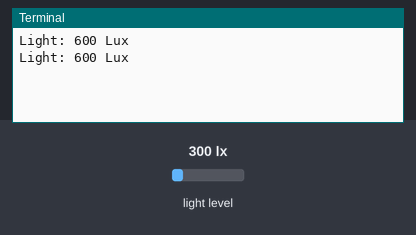
A program run on a simulated Raspberry Pi (header pin numbers). Shown: the last lines printed to the terminal. The test bench sets the inputs (shaded band); at power-on: light level 300 lx.

Above: at 1.2 s.
1.3 s: light level set to 40 lx
At 2.4 s:
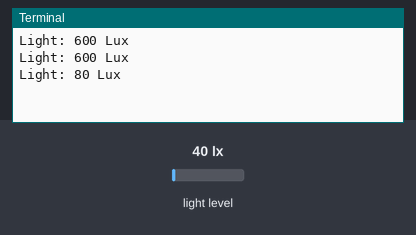
2.8 s: light level set to 500 lx
At 3.8 s:
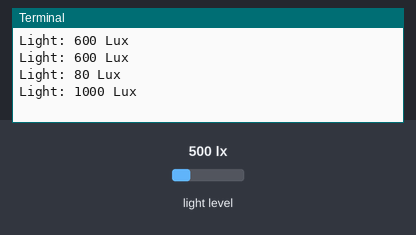
Timing chart, 0 to 5.8 s (numbered marks = the images above; inputs shaded):
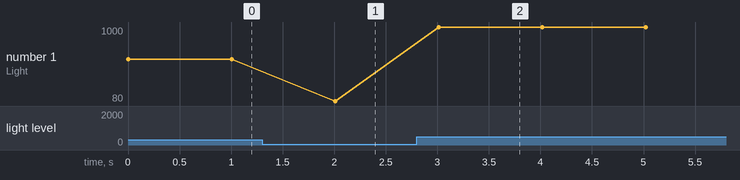

Measured:
- after the input at 1.3 s, the terminal: prints a new line after 0.71 s (image 1)
- after the input at 2.8 s, the terminal: prints a new line after 0.21 s (image 2)
- plotted number 1: 600 → 80 after the input at 1.3 s, 80 → 1000 after the input at 2.8 s

The program:

light_sensor.py
```python
import time
import RPi.GPIO as GPIO
import smbus

GPIO.setmode(GPIO.BOARD)
GPIO.setwarnings(False)

BH1750_ADDR = 0x23
CMD_READ = 0x11

class BH1750(object):

   def __init__(self):
       # Rev 2 of Raspberry Pi and all newer use bus 1
       self.bus = smbus.SMBus(1)

   def light(self):
       data = self.bus.read_i2c_block_data(BH1750_ADDR, CMD_READ)
       result = (data[1] + (256 * data[0])) / 1.2
       return format(result,'.0f')

if __name__ == "__main__":

    for i in range (1,15):
        try:
            obj = BH1750()
            print('Light: ' + obj.light() + ' Lux')
            time.sleep(1)
        except FileNotFoundError:
            print('ERROR: Please enable I2C.')
        except OSError:
            print('ERROR: I2C device not found. Please check BH1750 wiring.')
        except:
            print('ERROR: General unknown error')

    # try:
    #     obj = BH1750()
    #     print('Light: ' + obj.light() + ' Lux')
    # except FileNotFoundError:
    #     print('ERROR: Please enable I2C.')
    # except OSError:
    #     print('ERROR: I2C device not found. Please check BH1750 wiring.')
    # except:
    #     print('ERROR: General unknown error')
```
